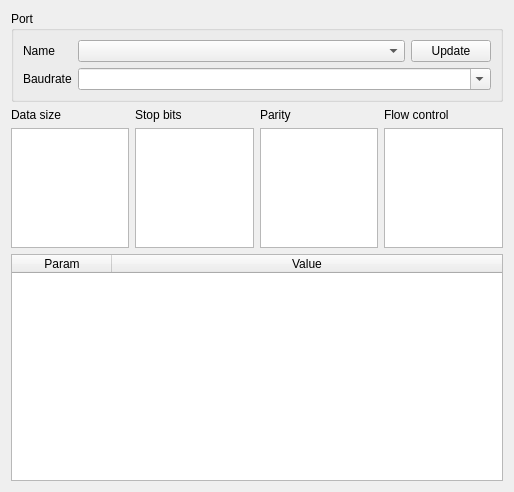
<?xml version="1.0" encoding="UTF-8"?>
<ui version="4.0">
 <class>ConfigSerialWidget</class>
 <widget class="QWidget" name="ConfigSerialWidget">
  <property name="geometry">
   <rect>
    <x>0</x>
    <y>0</y>
    <width>514</width>
    <height>492</height>
   </rect>
  </property>
  <property name="windowTitle">
   <string>Confguration: serial port</string>
  </property>
  <layout class="QGridLayout" name="gridLayout" rowstretch="0,0,0,0">
   <item row="1" column="3">
    <widget class="QLabel" name="lblFlowControl">
     <property name="text">
      <string>Flow control</string>
     </property>
    </widget>
   </item>
   <item row="1" column="0">
    <widget class="QLabel" name="lblDataSize">
     <property name="text">
      <string>Data size</string>
     </property>
    </widget>
   </item>
   <item row="3" column="0" colspan="4">
    <widget class="QTableWidget" name="tableParams">
     <attribute name="horizontalHeaderStretchLastSection">
      <bool>true</bool>
     </attribute>
     <attribute name="verticalHeaderVisible">
      <bool>false</bool>
     </attribute>
     <column>
      <property name="text">
       <string>Param</string>
      </property>
     </column>
     <column>
      <property name="text">
       <string>Value</string>
      </property>
     </column>
    </widget>
   </item>
   <item row="2" column="0">
    <widget class="QListWidget" name="listDataSize">
     <property name="sizePolicy">
      <sizepolicy hsizetype="Expanding" vsizetype="Minimum">
       <horstretch>0</horstretch>
       <verstretch>0</verstretch>
      </sizepolicy>
     </property>
     <property name="maximumSize">
      <size>
       <width>16777215</width>
       <height>120</height>
      </size>
     </property>
    </widget>
   </item>
   <item row="2" column="3">
    <widget class="QListWidget" name="listFlowControl">
     <property name="sizePolicy">
      <sizepolicy hsizetype="Expanding" vsizetype="Minimum">
       <horstretch>0</horstretch>
       <verstretch>0</verstretch>
      </sizepolicy>
     </property>
     <property name="maximumSize">
      <size>
       <width>16777215</width>
       <height>120</height>
      </size>
     </property>
    </widget>
   </item>
   <item row="2" column="1">
    <widget class="QListWidget" name="listStopBits">
     <property name="sizePolicy">
      <sizepolicy hsizetype="Expanding" vsizetype="Minimum">
       <horstretch>0</horstretch>
       <verstretch>0</verstretch>
      </sizepolicy>
     </property>
     <property name="maximumSize">
      <size>
       <width>16777215</width>
       <height>120</height>
      </size>
     </property>
    </widget>
   </item>
   <item row="1" column="2">
    <widget class="QLabel" name="lblParity">
     <property name="text">
      <string>Parity</string>
     </property>
    </widget>
   </item>
   <item row="0" column="0" colspan="4">
    <widget class="QGroupBox" name="grbPort">
     <property name="title">
      <string>Port</string>
     </property>
     <layout class="QFormLayout" name="formLayout">
      <item row="0" column="0">
       <widget class="QLabel" name="lblName">
        <property name="text">
         <string>Name</string>
        </property>
       </widget>
      </item>
      <item row="0" column="1">
       <layout class="QHBoxLayout" name="horizontalLayout" stretch="1,0">
        <item>
         <widget class="QComboBox" name="cmbName">
          <property name="editable">
           <bool>false</bool>
          </property>
         </widget>
        </item>
        <item>
         <widget class="QPushButton" name="btnUpdate">
          <property name="text">
           <string>Update</string>
          </property>
         </widget>
        </item>
       </layout>
      </item>
      <item row="1" column="0">
       <widget class="QLabel" name="lblBaudrate">
        <property name="text">
         <string>Baudrate</string>
        </property>
       </widget>
      </item>
      <item row="1" column="1">
       <widget class="QComboBox" name="cmbBaudrate">
        <property name="editable">
         <bool>true</bool>
        </property>
       </widget>
      </item>
     </layout>
    </widget>
   </item>
   <item row="1" column="1">
    <widget class="QLabel" name="lblStopBits">
     <property name="text">
      <string>Stop bits</string>
     </property>
    </widget>
   </item>
   <item row="2" column="2">
    <widget class="QListWidget" name="listParity">
     <property name="sizePolicy">
      <sizepolicy hsizetype="Expanding" vsizetype="Minimum">
       <horstretch>0</horstretch>
       <verstretch>0</verstretch>
      </sizepolicy>
     </property>
     <property name="maximumSize">
      <size>
       <width>16777215</width>
       <height>120</height>
      </size>
     </property>
    </widget>
   </item>
  </layout>
 </widget>
 <resources/>
 <connections/>
</ui>
